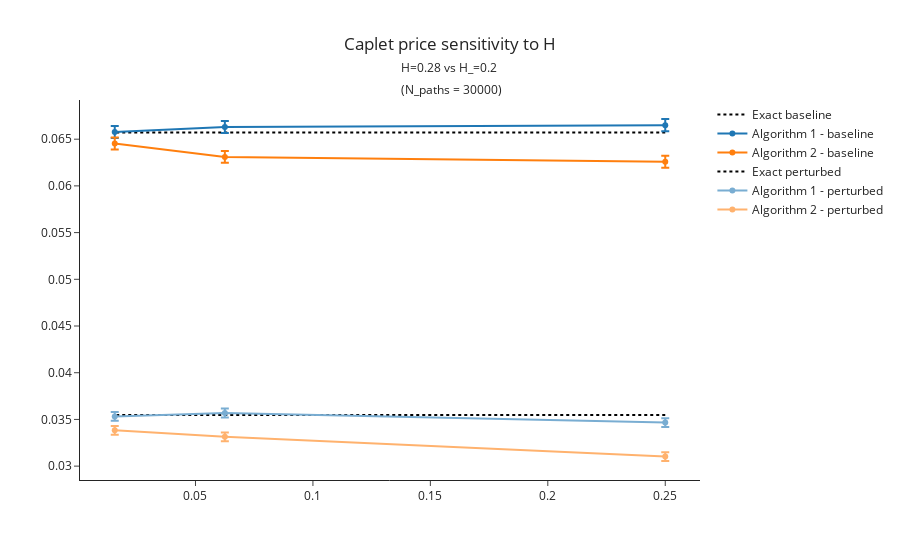

The code cell stored with this chart in its notebook:
### Code cell
results_algo2 = []
results_algo2_ = []
results_algo1 = []
results_algo1_ = []

for h in h_list:
    print(h, "\n")
    p, se = simulate_algo2(L0, H, K, sigma, T, h, N_paths)
    results_algo2.append({
        'h': h,
        'Price': p,
        'CI': 1.96*se
    })
    p, se = simulate_algo2(L0, H_, K, sigma, T, h, N_paths)
    results_algo2_.append({
        'h': h,
        'Price': p,
        'CI': 1.96*se
    })
    p, se, _ = simulate_algo1(L0, H, K, sigma, T, h, N_paths)
    results_algo1.append({
        'h': h,
        'Price': p,
        'CI': 1.96*se
    })
    p, se, _ = simulate_algo1(L0, H_, K, sigma, T, h, N_paths)
    results_algo1_.append({
        'h': h,
        'Price': p,
        'CI': 1.96*se
    })

exact = analytic_vtilde_caplet(L0, H, K, sigma, T)
exact_ = analytic_vtilde_caplet(L0, H_, K, sigma, T)

# Prepare figure
fig = go.Figure()

###### Baselines
fig.add_trace(go.Scatter(
    x=[d['h'] for d in results_algo1],   # or use a combined h-list like [0.25,0.125,0.0625]
    y=[exact]*len(results_algo1),
    mode='lines',
    line=dict(dash='dot', color='black'),
    name='Exact baseline'
))

fig.add_trace(go.Scatter(
    x=[d['h'] for d in results_algo1],
    y=[d['Price'] for d in results_algo1],
    mode='lines+markers',
    error_y=dict(type='data', array=[d['CI'] for d in results_algo1], visible=True),
    line=dict(color=blue_hex),
    marker=dict(color=blue_hex),
    name='Algorithm 1 - baseline'
))

fig.add_trace(go.Scatter(
    x=[d['h'] for d in results_algo2],
    y=[d['Price'] for d in results_algo2],
    mode='lines+markers',
    error_y=dict(type='data', array=[d['CI'] for d in results_algo2], visible=True),
    line=dict(color=orange_hex),
    marker=dict(color=orange_hex),
    name='Algorithm 2 - baseline'
))

###### Perturbed

fig.add_trace(go.Scatter(
    x=[d['h'] for d in results_algo1_],   # or use a combined h-list like [0.25,0.125,0.0625]
    y=[exact_]*len(results_algo1_),
    mode='lines',
    line=dict(dash='dot', color='black'),
    name='Exact perturbed'
))

fig.add_trace(go.Scatter(
    x=[d['h'] for d in results_algo1_],
    y=[d['Price'] for d in results_algo1_],
    mode='lines+markers',
    error_y=dict(type='data', array=[d['CI'] for d in results_algo1_], visible=True),
    line=dict(color=blue_pastel_hex),
    marker=dict(color=blue_pastel_hex),
    name='Algorithm 1 - perturbed'
))

fig.add_trace(go.Scatter(
    x=[d['h'] for d in results_algo2_],
    y=[d['Price'] for d in results_algo2_],
    mode='lines+markers',
    error_y=dict(type='data', array=[d['CI'] for d in results_algo2_], visible=True),
    line=dict(color=orange_pastel_hex),
    marker=dict(color=orange_pastel_hex),
    name='Algorithm 2 - perturbed'
))


###### General layout

fig.update_layout(
    template="simple_white",
    title={
        "text": (
            # main title in default size:
            "Caplet price sensitivity to H<br>"
            # parameters in a smaller span (e.g. 12px):
            f"<span style='font-size:12px;'>"
            f"H={H} vs H_={H_} <br> (N_paths = {N_paths})"
            "</span>"
        ),
        "x": 0.5,
        "xanchor": "center"
    }
)

fig.show()

### Figure 1 — Plotly figure (JSON) as saved in the notebook; plotly's stock layout.template omitted (floating-point values rounded to 4 significant figures)
{"data": [{"line": {"color": "black", "dash": "dot"}, "mode": "lines", "name": "Exact baseline", "type": "scatter", "x": [0.25, 0.0625, 0.01562], "y": [0.06571, 0.06571, 0.06571]}, {"error_y": {"array": [0.0006563, 0.0006463, 0.0006414], "type": "data", "visible": true}, "line": {"color": "#1f77b4"}, "marker": {"color": "#1f77b4"}, "mode": "lines+markers", "name": "Algorithm 1 - baseline", "type": "scatter", "x": [0.25, 0.0625, 0.01562], "y": [0.0665, 0.06631, 0.06577]}, {"error_y": {"array": [0.0006444, 0.000631, 0.000638], "type": "data", "visible": true}, "line": {"color": "#ff7f0e"}, "marker": {"color": "#ff7f0e"}, "mode": "lines+markers", "name": "Algorithm 2 - baseline", "type": "scatter", "x": [0.25, 0.0625, 0.01562], "y": [0.06258, 0.0631, 0.06454]}, {"line": {"color": "black", "dash": "dot"}, "mode": "lines", "name": "Exact perturbed", "type": "scatter", "x": [0.25, 0.0625, 0.01562], "y": [0.03548, 0.03548, 0.03548]}, {"error_y": {"array": [0.0004717, 0.0004789, 0.0004792], "type": "data", "visible": true}, "line": {"color": "#79add2"}, "marker": {"color": "#79add2"}, "mode": "lines+markers", "name": "Algorithm 1 - perturbed", "type": "scatter", "x": [0.25, 0.0625, 0.01562], "y": [0.03466, 0.0357, 0.03532]}, {"error_y": {"array": [0.0004688, 0.0004704, 0.0004696], "type": "data", "visible": true}, "line": {"color": "#ffb26e"}, "marker": {"color": "#ffb26e"}, "mode": "lines+markers", "name": "Algorithm 2 - perturbed", "type": "scatter", "x": [0.25, 0.0625, 0.01562], "y": [0.03102, 0.03314, 0.03384]}], "layout": {"title": {"text": "Caplet price sensitivity to H<br><span style='font-size:12px;'>H=0.28 vs H_=0.2 <br> (N_paths = 30000)</span>", "x": 0.5, "xanchor": "center"}}}
